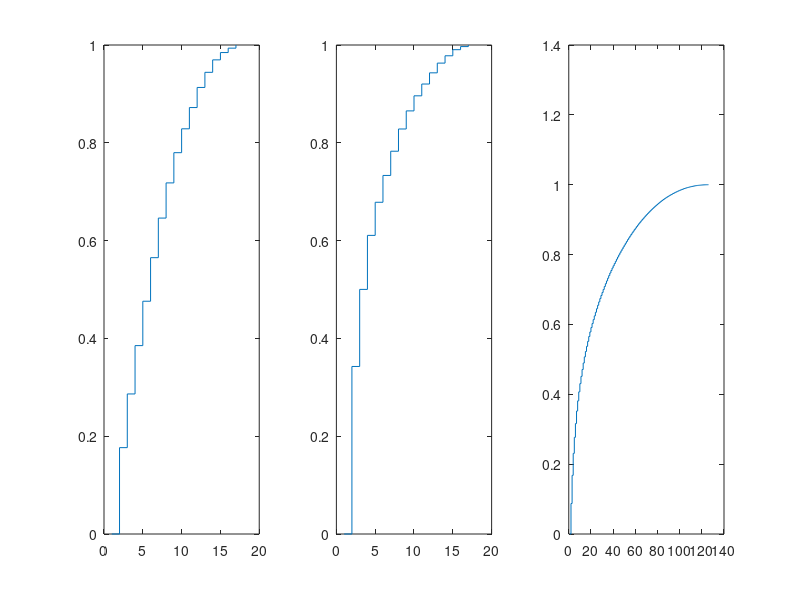
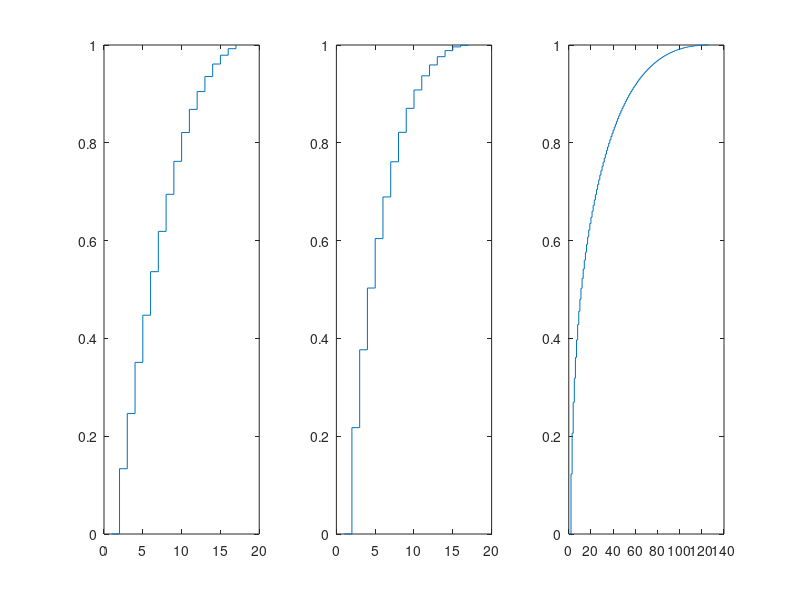

These charts were generated, in order, by the following MATLAB code:
%  The goal is to analyze the different aspect of the tensor obtained in
%  analyzeResults.m

clc
clear

load climate17Results.mat

Sol(4) = [];
nType = length(Sol);

solution = zeros(size(Sol{1}, 1), size(Sol{1}, 2), nType);
for i = 1:nType
    solution(:, :, i) = Sol{i};
end

%% Method 1: Structure of the mean
face1 = squeeze(mean(solution, 1));
face2 = squeeze(mean(solution, 2));
face3 = squeeze(mean(solution, 3));
subplot(1, 3, 1)
S1 = svd(face1);
% stem(S1)
stairs([0; cumsum(sort(S1/sum(S1), 'descend'))])
subplot(1, 3, 2)
S2 = svd(face2);
% stem(S2)
stairs([0; cumsum(sort(S2/sum(S2), 'descend'))])
subplot(1, 3, 3)
S3 = svd(face3);
% stem(S3)
stairs([0; cumsum(sort(S3/sum(S3), 'descend'))])
%% Method 2: Mean of the individual structures
figure
subplot(1, 3, 1)
S1 = 0;
for i = 1:size(solution, 1)
    S1 = S1 + svd(squeeze(solution(i, :, :)));
end
% stem(S1/size(solution, 1))
stairs([0; cumsum(sort(S1/sum(S1), 'descend'))])
subplot(1, 3, 2)
S2 = 0;
for i = 1:size(solution, 2)
    S2 = S2 + svd(squeeze(solution(:, i, :)));
end
% stem(S2/size(solution, 2))
stairs([0;cumsum(sort(S2/sum(S2), 'descend'))])

subplot(1, 3, 3)
S3 = 0;
for i = 1:size(solution, 3)
    S3 = S3 + svd(squeeze(solution(:, :, i)));
end
% stem(S3/size(solution, 3))
stairs([0; cumsum(sort(S3/sum(S3), 'descend'))])
